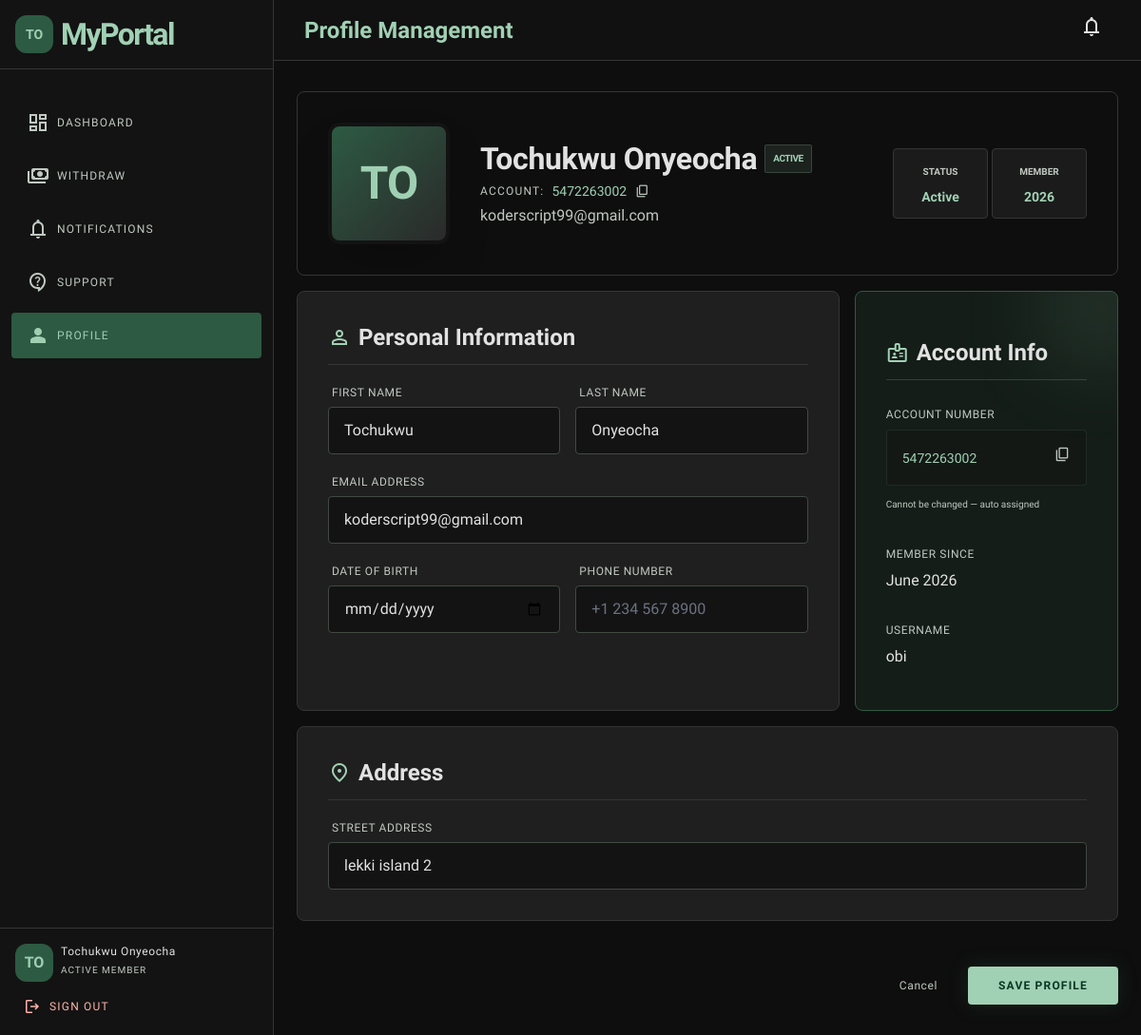
The app's page /profile/ (signed in) with its own data.
### USDT/models.py (models this page shows, shortened)
class User(AbstractUser):
    ROLE_CHOICES = (
        ('admin', 'Admin'),
        ('user', 'User'),
    )
    phone = models.CharField(max_length=20, blank=True)
    role = models.CharField(max_length=10, choices=ROLE_CHOICES, default='user')
    account_activated = models.BooleanField(default=False)
    date_of_birth = models.DateField(null=True, blank=True)
    address = models.TextField(blank=True)
    account_number = models.CharField(max_length=20, unique=True, blank=True)
    created_at = models.DateTimeField(auto_now_add=True)
    @property
    def is_admin_user(self):
        return self.role == 'admin'
    @property
    def full_name(self):
        if self.first_name or self.last_name:
            return f"{self.first_name} {self.last_name}".strip()
        return self.username
    @property
    def initials(self):
        parts = self.full_name.split()
        if len(parts) >= 2:
            return f"{parts[0][0]}{parts[1][0]}".upper()
        return self.full_name[:2].upper()

### USDT/views.py (the view, shortened to what this page needs)
# urls.py: path('profile/', views.profile, name='profile'),
@login_required
def profile(request):
    if request.user.is_admin_user:
        return redirect('admin-dashboard')
    return render(request, 'user/profile.html', {
        'user': request.user,
    })

### USDT/context_processors.py (called while the page is built)
def admin_counts(request):
    if request.user.is_authenticated and request.user.is_admin_user:
        return {
            'pending_activations_count': ActivationPayment.objects.filter(status='pending').count(),
            'pending_withdrawals_count': WithdrawalRequest.objects.filter(status='pending').count(),
            'open_tickets_count': SupportTicket.objects.filter(status='open').count(),
        }
    return {}

### USDT/templates/user/profile.html (shortened to what this page needs)
<!DOCTYPE html>
<html class="dark" lang="en">
<head>
<script src="https://cdn.tailwindcss.com?plugins=forms,container-queries"></script>
</head>
<body class="font-body-md text-body-md overflow-x-hidden">
<aside class="fixed left-0 top-0 h-full w-72 flex-col z-40 border-r border-surface-container-highest bg-background hidden md:flex">
  <div class="p-gutter flex items-center gap-base border-b border-surface-container-highest">
    <div class="w-10 h-10 rounded-full bg-primary-container flex items-center justify-center text-on-primary-container font-bold text-sm">
      {{ request.user.initials }}
    </div>
    <span class="font-headline-lg text-headline-lg font-bold text-primary tracking-tighter">MyPortal</span>
  </div>
  <div class="flex-1 px-stack-md py-stack-lg flex flex-col gap-base custom-scrollbar overflow-y-auto">
    <a class="flex items-center gap-base px-gutter py-stack-md text-on-surface-variant hover:text-on-surface hover:bg-surface-container-high transition-colors duration-200 rounded-lg" href="{% url 'dashboard' %}">
      <span class="material-symbols-outlined">dashboard</span>
      <span class="font-label-sm text-label-sm uppercase tracking-widest">Dashboard</span>
    </a>
    <a class="flex items-center gap-base px-gutter py-stack-md text-on-surface-variant hover:text-on-surface hover:bg-surface-container-high transition-colors duration-200 rounded-lg" href="{% url 'request-withdrawal' %}">
      <span class="material-symbols-outlined">payments</span>
      <span class="font-label-sm text-label-sm uppercase tracking-widest">Withdraw</span>
    </a>
    <a class="flex items-center gap-base px-gutter py-stack-md text-on-surface-variant hover:text-on-surface hover:bg-surface-container-high transition-colors duration-200 rounded-lg" href="{% url 'notifications' %}">
      <span class="material-symbols-outlined">notifications</span>
      <span class="font-label-sm text-label-sm uppercase tracking-widest">Notifications</span>
    </a>
    <a class="flex items-center gap-base px-gutter py-stack-md text-on-surface-variant hover:text-on-surface hover:bg-surface-container-high transition-colors duration-200 rounded-lg" href="{% url 'support-list' %}">
      <span class="material-symbols-outlined">contact_support</span>
      <span class="font-label-sm text-label-sm uppercase tracking-widest">Support</span>
    </a>
    <a class="flex items-center gap-base px-gutter py-stack-md bg-primary-container text-on-primary-container rounded-lg" href="{% url 'profile' %}">
      <span class="material-symbols-outlined" style="font-variation-settings:'FILL' 1;">person</span>
      <span class="font-label-sm text-label-sm uppercase tracking-widest">Profile</span>
    </a>
  </div>
  <div class="p-gutter border-t border-surface-container-highest">
    <div class="flex items-center gap-base mb-stack-md">
      <div class="w-10 h-10 rounded-full bg-primary-container flex items-center justify-center text-on-primary-container font-bold">
        {{ request.user.initials }}
      </div>
      <div>
        <p class="font-label-sm text-label-sm text-on-surface">{{ request.user.full_name }}</p>
        <p class="text-[10px] text-on-surface-variant uppercase tracking-widest">
          {% if request.user.account_activated %}Active Member{% else %}Pending{% endif %}
        </p>
      </div>
    </div>
    <a href="{% url 'logout' %}" class="flex items-center gap-base w-full px-base py-stack-sm text-error hover:bg-error-container/10 rounded transition-colors group">
      <span class="material-symbols-outlined text-[20px] group-hover:translate-x-1 transition-transform">logout</span>
      <span class="font-label-sm text-label-sm uppercase tracking-widest">Sign Out</span>
    </a>
  </div>
</aside>
<header class="fixed top-0 right-0 left-0 md:left-72 z-30 flex justify-between items-center px-stack-lg h-16 bg-background/80 backdrop-blur-xl border-b border-surface-container-highest">
  <div class="flex items-center gap-base">
    <h1 class="font-headline-md text-headline-md font-bold text-primary">Profile Management</h1>
  </div>
  <div class="flex items-center gap-gutter">
    <a href="{% url 'notifications' %}" class="hover:bg-surface-container-high rounded-full p-2 transition-colors relative">
      <span class="material-symbols-outlined">notifications</span>
    </a>
  </div>
</header>
<main class="pt-24 pb-24 md:pb-stack-lg px-container-padding md:ml-72 min-h-screen">
  <div class="max-w-4xl mx-auto space-y-gutter">
    <section class="relative bg-surface-container-lowest border border-surface-container-highest rounded-xl overflow-hidden p-stack-lg">
      <div class="flex flex-col md:flex-row items-center gap-stack-lg">
        <div class="relative group">
          <div class="w-32 h-32 rounded-full bg-gradient-to-br from-primary-container to-surface-container-high flex items-center justify-center text-headline-xl font-bold text-on-primary-container shadow-2xl border-4 border-background">
            {{ request.user.initials }}
          </div>
        </div>
        <div class="text-center md:text-left space-y-stack-sm flex-1">
          <div class="flex items-center justify-center md:justify-start gap-base flex-wrap">
            <h2 class="font-headline-lg text-headline-lg">{{ request.user.full_name }}</h2>
            {% if request.user.account_activated %}
            <span class="bg-primary/10 text-primary px-2 py-0.5 rounded text-[10px] uppercase font-bold tracking-tighter border border-primary/20">Active</span>
            {% else %}
            <span class="bg-tertiary/10 text-tertiary px-2 py-0.5 rounded text-[10px] uppercase font-bold tracking-tighter border border-tertiary/20">Pending</span>
            {% endif %}
          </div>
          <div class="flex items-center justify-center md:justify-start gap-base group cursor-pointer" onclick="copyAccountNumber()">
            <span class="text-on-surface-variant font-label-sm text-label-sm uppercase tracking-widest">Account:</span>
            <span class="font-mono-data text-mono-data text-primary" id="account-num">{{ request.user.account_number|default:"Not assigned" }}</span>
            <span class="material-symbols-outlined text-[16px] text-on-surface-variant group-hover:text-primary transition-colors">content_copy</span>
          </div>
          <p class="text-on-surface-variant text-body-md">{{ request.user.email|default:"No email set" }}</p>
        </div>
        <div class="flex gap-stack-sm">
          <div class="bg-surface-container-low border border-surface-container-highest p-stack-md rounded-lg text-center min-w-[100px]">
            <p class="text-[10px] text-on-surface-variant uppercase font-bold mb-1">Status</p>
            <p class="{% if request.user.account_activated %}text-primary{% else %}text-tertiary{% endif %} font-bold text-sm">
              {% if request.user.account_activated %}Active{% else %}Pending{% endif %}
            </p>
          </div>
          <div class="bg-surface-container-low border border-surface-container-highest p-stack-md rounded-lg text-center min-w-[100px]">
            <p class="text-[10px] text-on-surface-variant uppercase font-bold mb-1">Member</p>
            <p class="text-primary font-bold text-sm">{{ request.user.date_joined|date:"Y" }}</p>
          </div>
        </div>
      </div>
    </section>
    <form method="post" class="space-y-gutter" id="profile-form">
      <div class="grid grid-cols-1 md:grid-cols-3 gap-gutter">
        <div class="md:col-span-2 bg-surface-container border border-surface-container-highest rounded-xl p-stack-lg space-y-gutter">
          <div class="flex items-center gap-base border-b border-surface-container-highest pb-stack-md">
            <span class="material-symbols-outlined text-primary">person</span>
            <h3 class="font-headline-md text-headline-md">Personal Information</h3>
          </div>
          <div class="grid grid-cols-1 md:grid-cols-2 gap-gutter">
            <div class="space-y-stack-sm">
              <label class="font-label-sm text-label-sm text-on-surface-variant uppercase ml-1" for="first_name">First Name</label>
              <input class="w-full bg-background border border-outline-variant rounded-lg px-gutter py-stack-md text-on-surface focus:border-primary focus:ring-0 outline-none transition-all"
                id="first_name" name="first_name" type="text"
                value="{{ request.user.first_name }}" placeholder="First name"/>
            </div>
            <div class="space-y-stack-sm">
              <label class="font-label-sm text-label-sm text-on-surface-variant uppercase ml-1" for="last_name">Last Name</label>
              <input class="w-full bg-background border border-outline-variant rounded-lg px-gutter py-stack-md text-on-surface focus:border-primary focus:ring-0 outline-none transition-all"
                id="last_name" name="last_name" type="text"
                value="{{ request.user.last_name }}" placeholder="Last name"/>
            </div>
            <div class="space-y-stack-sm md:col-span-2">
              <label class="font-label-sm text-label-sm text-on-surface-variant uppercase ml-1" for="email">Email Address</label>
              <input class="w-full bg-background border border-outline-variant rounded-lg px-gutter py-stack-md text-on-surface focus:border-primary focus:ring-0 outline-none transition-all"
                id="email" name="email" type="email"
                value="{{ request.user.email }}" placeholder="your@email.com"/>
            </div>
            <div class="space-y-stack-sm">
              <label class="font-label-sm text-label-sm text-on-surface-variant uppercase ml-1" for="dob">Date of Birth</label>
              <input class="w-full bg-background border border-outline-variant rounded-lg px-gutter py-stack-md text-on-surface focus:border-primary focus:ring-0 outline-none transition-all"
                id="dob" name="date_of_birth" type="date"
                value="{{ request.user.date_of_birth|date:'Y-m-d' }}"/>
            </div>
            <div class="space-y-stack-sm">
              <label class="font-label-sm text-label-sm text-on-surface-variant uppercase ml-1" for="phone">Phone Number</label>
              <input class="w-full bg-background border border-outline-variant rounded-lg px-gutter py-stack-md text-on-surface focus:border-primary focus:ring-0 outline-none transition-all"
                id="phone" name="phone" type="tel"
                value="{{ request.user.phone }}" placeholder="+1 234 567 8900"/>
            </div>
          </div>
        </div>
        <div class="bg-primary-container/20 border border-primary-container rounded-xl p-stack-lg space-y-gutter relative overflow-hidden group">
          <div class="absolute -top-12 -right-12 w-32 h-32 bg-primary/10 rounded-full blur-2xl group-hover:bg-primary/20 transition-all"></div>
          <div class="flex items-center gap-base border-b border-primary/20 pb-stack-md">
            <span class="material-symbols-outlined text-primary">badge</span>
            <h3 class="font-headline-md text-headline-md">Account Info</h3>
          </div>
          <div class="space-y-stack-lg py-stack-md">
            <div class="space-y-base">
              <p class="font-label-sm text-label-sm text-on-surface-variant uppercase">Account Number</p>
              <div class="flex items-center gap-base bg-background/40 p-gutter rounded-lg border border-primary/10">
                <span class="font-mono-data text-primary text-sm flex-1">{{ request.user.account_number|default:"Not assigned" }}</span>
                <button type="button" onclick="copyAccountNumber()" class="text-on-surface-variant hover:text-primary transition-colors">
                  <span class="material-symbols-outlined text-[18px]">content_copy</span>
                </button>
              </div>
              <p class="text-[10px] text-on-surface-variant">Cannot be changed — auto assigned</p>
            </div>
            <div class="space-y-base">
              <p class="font-label-sm text-label-sm text-on-surface-variant uppercase">Member Since</p>
              <p class="text-on-surface font-medium">{{ request.user.date_joined|date:"F Y" }}</p>
            </div>
            <div class="space-y-base">
              <p class="font-label-sm text-label-sm text-on-surface-variant uppercase">Username</p>
              <p class="text-on-surface font-medium font-mono-data">{{ request.user.username }}</p>
            </div>
          </div>
        </div>
        <div class="md:col-span-3 bg-surface-container border border-surface-container-highest rounded-xl p-stack-lg space-y-gutter">
          <div class="flex items-center gap-base border-b border-surface-container-highest pb-stack-md">
            <span class="material-symbols-outlined text-primary">location_on</span>
            <h3 class="font-headline-md text-headline-md">Address</h3>
          </div>
          <div class="grid grid-cols-1 md:grid-cols-2 gap-gutter">
            <div class="md:col-span-2 space-y-stack-sm">
              <label class="font-label-sm text-label-sm text-on-surface-variant uppercase ml-1" for="address">Street Address</label>
              <input class="w-full bg-background border border-outline-variant rounded-lg px-gutter py-stack-md text-on-surface focus:border-primary focus:ring-0 outline-none transition-all"
                id="address" name="address" type="text"
                value="{{ request.user.address }}" placeholder="Your full address"/>
            </div>
          </div>
        </div>
      </div>
      <div class="flex items-center justify-end gap-gutter pt-stack-lg">
        <a href="{% url 'dashboard' %}" class="px-gutter py-stack-md text-on-surface-variant font-label-sm text-label-sm hover:text-on-surface transition-colors">
          Cancel
        </a>
        <button class="bg-primary hover:bg-primary-container text-on-primary hover:text-on-primary-container px-8 py-stack-md rounded-lg font-label-sm text-label-sm uppercase tracking-widest font-bold transition-all transform active:scale-95 shadow-[0_0_20px_rgba(45,90,67,0.3)]"
          type="submit" id="save-btn">
          Save Profile
        </button>
      </div>
    </form>
  </div>
</main>
</body>
</html>

### USDT/templates/user/profile.html (style rules this page uses)
body { background-color: #0e0e0e; color: #e2e2e2; -webkit-font-smoothing: antialiased; }

### records on screen
User: user.initials "TO", user.full_name "Tochukwu Onyeocha", user.account_number "5472263002", user.email "koderscript99@gmail.com", user.date_joined "2026", first_name "Tochukwu", last_name "Onyeocha", email "koderscript99@gmail.com", user.date_joined "June 2026", user.username "obi", address "lekki island 2"
